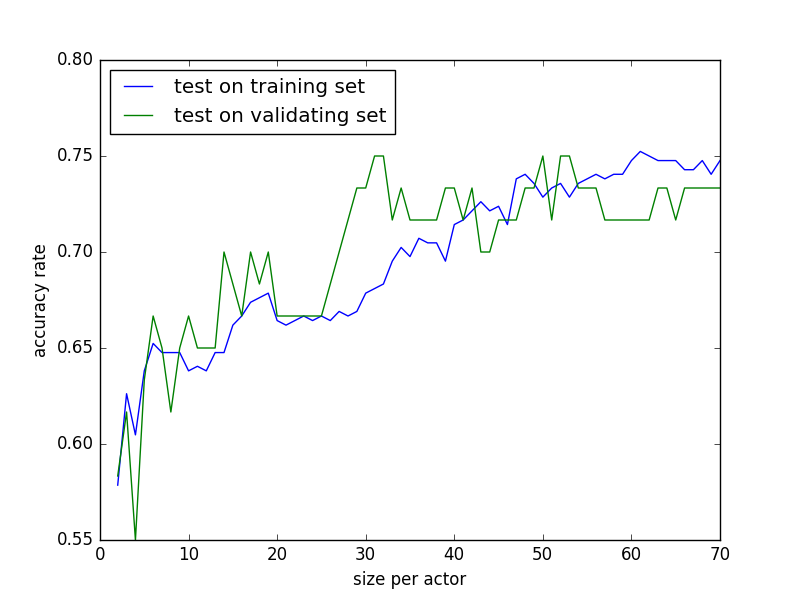

Write Python code to recreate this figure.
from grouping import *

act = ['Lorraine Bracco', 'Peri Gilpin', 'Angie Harmon', 'Alec Baldwin', 'Bill Hader', 'Steve Carell']
all_act = ['Lorraine Bracco', 'Peri Gilpin', 'Angie Harmon', 'Alec Baldwin', 'Bill Hader', 'Steve Carell',
           'Daniel Radcliffe', 'Gerard Butler', 'Michael Vartan', 'Kristin Chenoweth', 'Fran Drescher',
           'America Ferrera']
male = ['baldwin', 'hader', 'carell', 'radcliffe', 'butler', 'vartan']
female = ['bracco', 'gilpin', 'harmon', 'chenoweth', 'drescher', 'ferrera']
act_nickname = ['bracco', 'gilpin', 'harmon', 'baldwin', 'hader', 'carell']
all_act_nickname = ['bracco', 'gilpin', 'harmon', 'baldwin', 'hader', 'carell', 'radcliffe', 'butler', 'vartan',
                    'chenoweth', 'drescher', 'ferrera']
names_set, training, validating, testing = group()


def run_set(size):
    def f(x, y, theta):
        x = vstack((ones((1, x.shape[1])), x))
        return sum((y - dot(theta.T, x)) ** 2)

    def df(x, y, theta):
        x = vstack((ones((1, x.shape[1])), x))
        return -2 * sum((y - dot(theta.T, x)) * x, 1).reshape((1025, 1))

    def grad_descent(f, df, x, y, init_t, alpha):
        EPS = 1e-5  # EPS = 10**(-5)
        prev_t = init_t - 10 * EPS
        t = init_t.copy()
        max_iter = 30000
        iter = 0
        while norm(t - prev_t) > EPS and iter < max_iter:
            prev_t = t.copy()
            t -= alpha * df(x, y, t)
            iter += 1
        return t

    y = []
    x = ones((1, 1024))
    for name, files in names_set.items():
        if name in act_nickname:
            for i in files[:size]:
                if name in male:
                    y.extend([1])
                if name in female:
                    y.extend([-1])
                pic = imread('cropped/' + i) / 255.
                x = vstack((x, pic.flatten()))
    y = array(y)
    x = np.delete(x, 0, 0)
    x = x.T
    theta = zeros((1025, 1))
    theta = grad_descent(f, df, x, y, theta, 0.0000010)

    """start testing"""
    result_t = 0
    for name, files in names_set.items():
        if name in act_nickname:
            for i in files[:70]:
                pic1 = imread('cropped/' + i).flatten() / 255.
                pic1 = np.insert(pic1, 0, 1)
                pic1 = pic1.T
                result1 = dot(theta.T, pic1)
                if name in male and result1 > 0:
                    result_t += 1
                if name in female and result1 < 0:
                    result_t += 1
    result_v = 0
    for name, files in names_set.items():
        if name in act_nickname:
            for i in files[70:80]:
                pic1 = imread('cropped/' + i).flatten() / 255.
                pic1 = np.insert(pic1, 0, 1)
                pic1 = pic1.T
                result1 = dot(theta.T, pic1)
                if name in male and result1 > 0:
                    result_v += 1
                if name in female and result1 < 0:
                    result_v += 1
    return result_t / 420., result_v / 60., theta


"""run for various sizes"""
performances_t = []
performances_v = []
thetas = []
for i in range(2, 71, 2):
    p_t, p_v, t = run_set(i)
    performances_t.append(p_t)
    performances_v.append(p_v)
    thetas.append(t)
other = 0
for name, files in names_set.items():
    if name not in act_nickname and name in all_act_nickname:
        for i in files[:70]:
            pic1 = imread('cropped/' + i).flatten() / 255.
            pic1 = np.insert(pic1, 0, 1)
            pic1 = pic1.T
            result1 = dot(t.T, pic1)
            if name in male and result1 > 0:
                other += 1
            if name in female and result1 < 0:
                other += 1
print "performance on this 6 actors:", performances_t[-1]
print "performance on other 6 actors: ", other / 420.
plt.plot(range(2, 71, 2), performances_t)
plt.plot(range(2, 71, 2), performances_v)
plt.xlabel('training size per actor')
plt.ylabel('accuracy rate')
plt.title("training size per actor vs. accuracy rate of training and validating set")
plt.legend(['test on training set', 'test on validating set'], loc='upper left')
plt.savefig("part5.png")
print "part5 saved"
